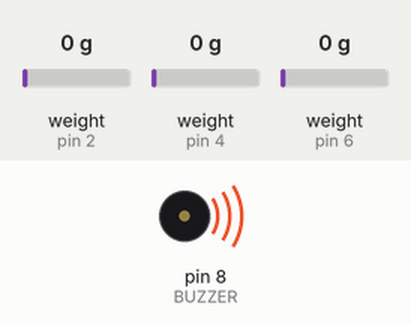
Recording of a sketch running on a simulated Arduino Leonardo, built with avr-gcc and run on an emulated ATmega32U4. Parts: buzzer (waves = sounding, pin HIGH). The inputs (shaded band) are chosen by the test bench; at power-on: weight on the scale (sensors on pin 2, pin 4, pin 6) 0 g. USB keyboard and mouse output is not drawn.

Above: at 0.1 s.
At 14.2 s:
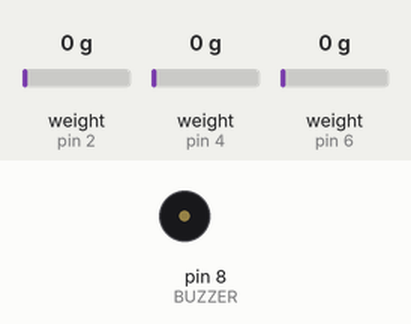
Timing chart, 0 to 15.7 s (numbered marks = the images above):
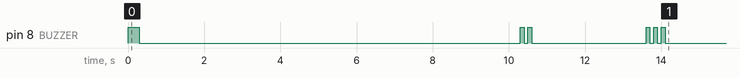

The sketch:

pedals.ino
```cpp
#include <Arduino.h>
#include "HX711.h"
#include <Joystick.h>

#define BUZZER 8

// Yes I know loops and arrays exist but there's only 3 of them, it's actually shorter & faster to just copy + paste
HX711 accel;
HX711 brake;
HX711 clutch;

const uint16_t FULL_PRESS_VALUE = 0x7FFF;
const float start_deadzone = -0.03; // negative deadzone means that the range is extended - normally this wouldn't be possible but it works as we have the raw hardware readings
const float end_deadzone = 0.02;

float accel_min;
float accel_max;
float brake_min;
float brake_max;
float clutch_min;
float clutch_max;

Joystick_ joystick(JOYSTICK_DEFAULT_REPORT_ID, JOYSTICK_TYPE_MULTI_AXIS, 0, 0,
	true, true, true, true, true, true, true, true, true, true, true);

void setup()
{
    accel.begin(2, 3);
    brake.begin(4, 5);
    clutch.begin(6, 7);

    pinMode(BUZZER, OUTPUT);

    calibrate();
}

void calibrate()
{
    beep(300);

    accel.tare();
    brake.tare();
    clutch.tare();

    delay(5000);
    brake_max = brake.get_value(10U);
    brake_min = brake_max * start_deadzone;
    brake_max -= brake_max * end_deadzone;

    clutch_max = clutch.get_value(10U);
    clutch_min = clutch_max * start_deadzone;
    clutch_max -= clutch_max * end_deadzone;
    repeated_beep(2);

    delay(2000);
    accel_max = accel.get_value(10U);
    accel_min = accel_max * start_deadzone;
    accel_max -= accel_max * end_deadzone;

    repeated_beep(3);

	joystick.begin();
	joystick.setRxAxisRange(0, FULL_PRESS_VALUE);
	joystick.setRyAxisRange(0, FULL_PRESS_VALUE);
	joystick.setRzAxisRange(0, FULL_PRESS_VALUE);
}

void loop()
{
    float accelValue = map_value(accel.get_value(), accel_min, accel_max, 0, (float) FULL_PRESS_VALUE);
    float brakeValue = map_value(brake.get_value(), brake_min, brake_max, 0, (float) FULL_PRESS_VALUE);
    float clutchValue = map_value(clutch.get_value(), clutch_min, clutch_max, 0, (float) FULL_PRESS_VALUE);

    joystick.setRxAxis(constrain(accelValue, 0, FULL_PRESS_VALUE ));
    joystick.setRyAxis(constrain(brakeValue, 0, FULL_PRESS_VALUE ));
    joystick.setRzAxis(constrain(clutchValue, 0, FULL_PRESS_VALUE ));
}

void beep(int duration)
{

    digitalWrite(BUZZER, HIGH);
    delay(duration);
    digitalWrite(BUZZER, LOW);
}

void repeated_beep(int times)
{
    for (int i = 0; i < times - 1; i ++)
    {
        beep(100);
        delay(100);
    }
    beep(100);
}

float map_value(float value, float in_min, float in_max, float out_min, float out_max)
{
    return out_min + (((value - in_min) / (in_max - in_min)) * (out_max - out_min));
}

float clamp(float value, float out_min, float out_max)
{
    return min(max(value, out_min), out_max);
}
```
